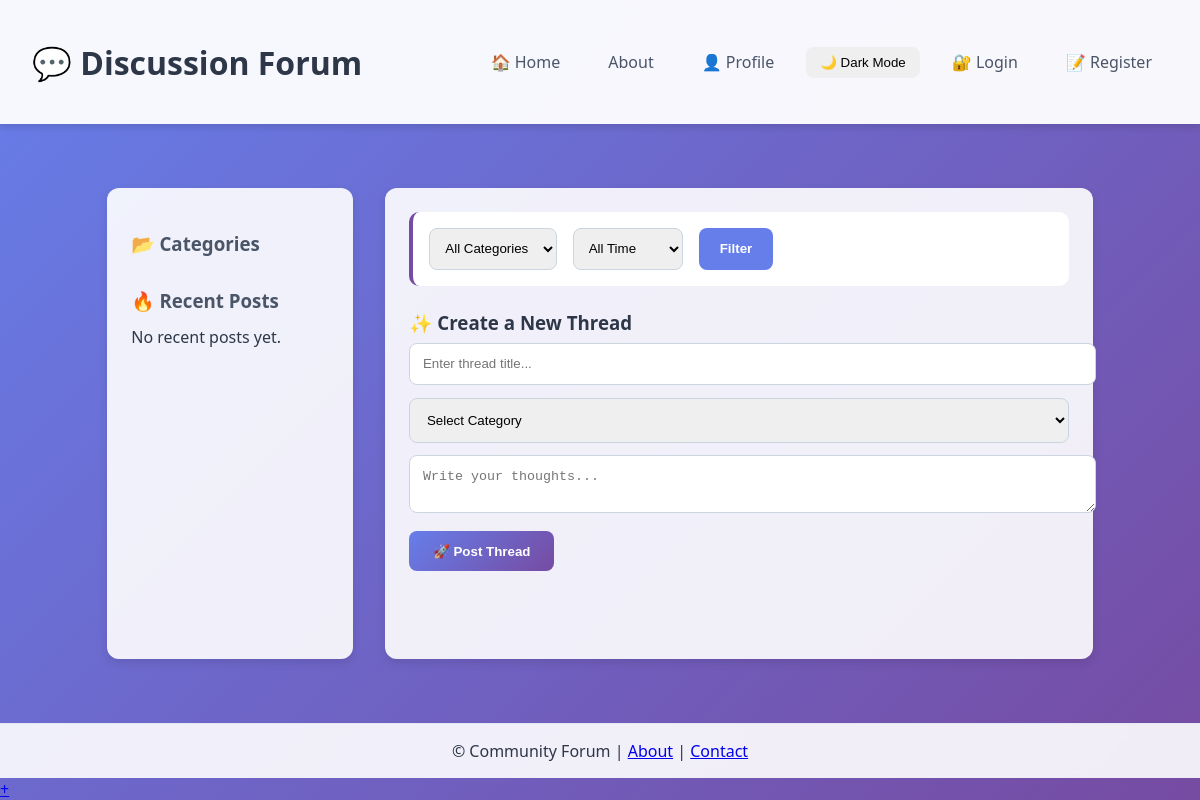
/chat/?category=1, run on an earlier commit of the app's database.
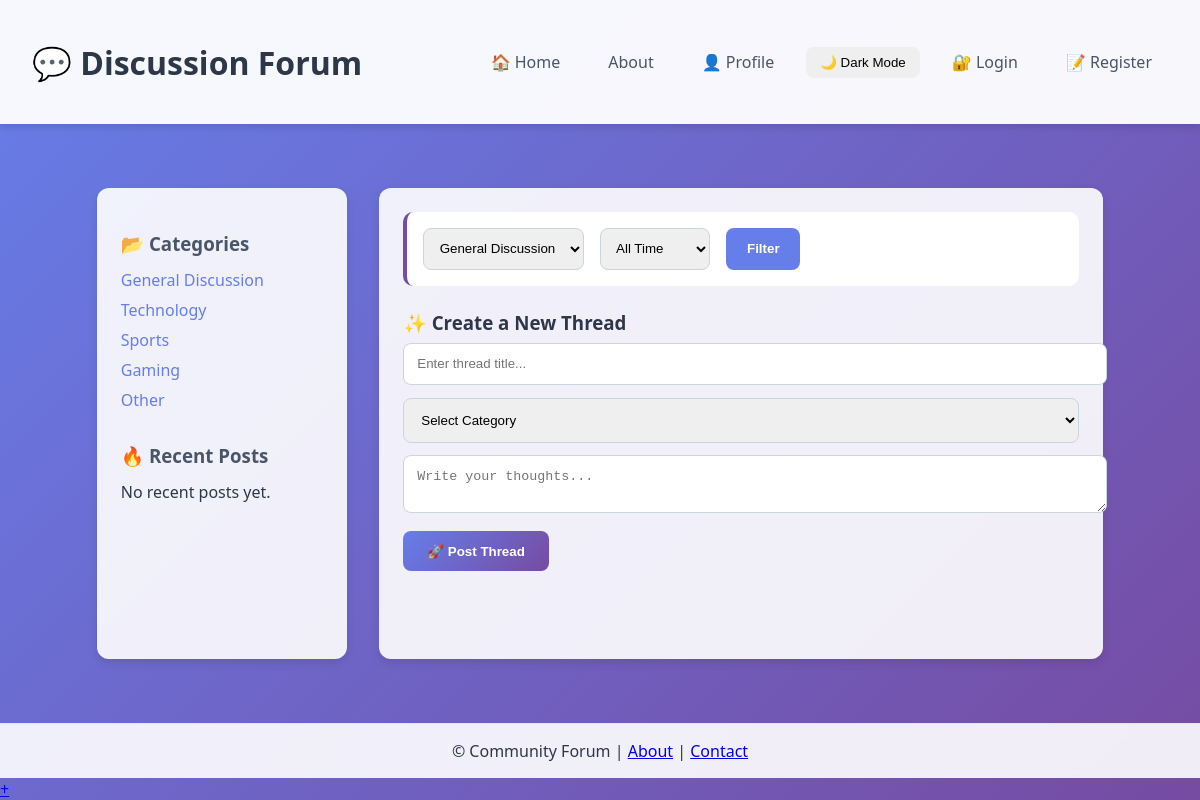
And on a later commit of the database.
### chat/models.py (models this page shows, shortened)
class Category(models.Model):
    name = models.CharField(max_length=100, unique=True)
    description = models.TextField(blank=True)
    created_at = models.DateTimeField(auto_now_add=True)

### chat/views.py (the view)
# urls.py: path('', views.index, name='index'),
def index(request):
    query = request.GET.get('q', '')
    category_id = request.GET.get('category', '')
    threads = Thread.objects.all().order_by('-created_at')
    if query:
        threads = threads.filter(
            Q(title__icontains=query) |
            Q(content__icontains=query) |
            Q(author__username__icontains=query)
        )
    if category_id:
        threads = threads.filter(category_id=category_id)
    paginator = Paginator(threads, 10)
    page_number = request.GET.get('page')
    page_obj = paginator.get_page(page_number)
    categories = Category.objects.all()
    unread_notifications = 0
    if request.user.is_authenticated:
        unread_notifications = Notification.objects.filter(
            user=request.user, is_read=False
        ).count()
    return render(request, 'index.html', {
        'page_obj': page_obj,
        'categories': categories,
        'query': query,
        'selected_category': category_id,
        'unread_notifications': unread_notifications,
    })

### chat/templates/index.html (shortened to what this page needs)
{% extends 'base.html' %}
{% load static %}
{% block content %}
<main>
    <aside>
        <div class="sidebar-card">
            <h3>📂 Categories</h3>
            <ul>
                {% for category in categories %}
                    <li><a href="?category={{ category.id }}">{{ category.name }}</a></li>
                {% endfor %}
            </ul>
        </div>
        <div class="sidebar-card">
            <h3>🔥 Recent Posts</h3>
            <ul>
                {% for thread in page_obj|slice:":5" %}
                    <li><a href="#thread-{{ thread.id }}">{{ thread.title|truncatechars:30 }}</a></li>
                {% empty %}
                    <li>No recent posts yet.</li>
                {% endfor %}
            </ul>
        </div>
    </aside>
    <section class="main">
        <div class="filters">
            <form method="GET" style="display:flex; flex-wrap:wrap; gap:1rem;">
                <select name="category" class="filter-select">
                    <option value="">All Categories</option>
                    {% for category in categories %}
                    <option value="{{ category.id }}"
                        {% if selected_category == category.id|stringformat:"s" %}selected{% endif %}>
                        {{ category.name }}
                    </option>
                    {% endfor %}
                </select>
                <select name="time" class="filter-select">
                    <option value="">All Time</option>
                </select>
                <button type="submit" class="filter-btn">Filter</button>
            </form>
        </div>
        <div class="new-thread">
            <h3>✨ Create a New Thread</h3>
            <input type="text" id="thread-title" placeholder="Enter thread title...">
            <select id="thread-category">
                <option value="">Select Category</option>
            </select>
            <textarea id="thread-content" placeholder="Write your thoughts..."></textarea>
            <button onclick="createThread()">🚀 Post Thread</button>
        </div>
    </section>
</main>
{% endblock %}

What changed in the data, as far as the page shows it:
added Category: name "General Discussion"
added Category: name "Technology"
added Category: name "Sports"
added Category: name "Gaming"
added Category: name "Other"
Also different on the page:
form field category: "All Categories" → "General Discussion"
